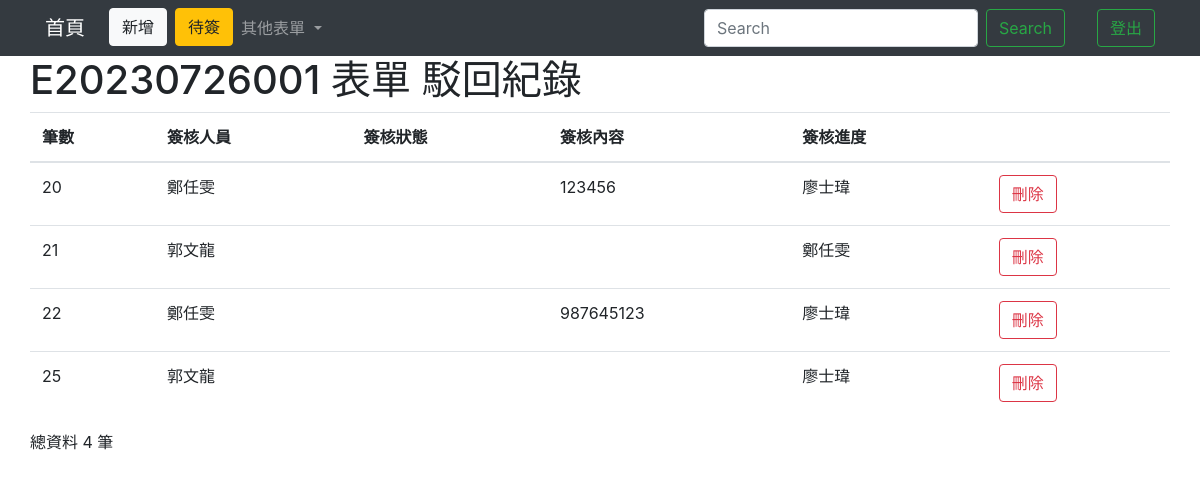
The app's page /returnedIndex/384/ with its own data.
### testapp/models.py (models this page shows)
class Home(models.Model):
    TYPE = (("簽呈","簽呈"),("會議記錄","會議記錄"),("內部連絡單","內部連絡單"),
            ("工程發包議價記錄單","工程發包議價記錄單"),("設計變更通知單","設計變更通知單"))
    DEP = (("總經理室","總經理室"),("稽核室","稽核室"),("文管中心","文管中心"),
            ("管理部","管理部"),("業務設計部","業務設計部"),("廠務部","廠務部"))
    PRO = (("草稿","草稿"),("流程中","流程中"),("廢單","廢單"),("結案","結案"))
    REC = (("None","無"),("郭文龍","郭文龍"),("侯國興","侯國興"),("郭文河","郭文河"),("高晟琅","高晟琅"),("黃睿堂","黃睿堂"),("鄭任雯","鄭任雯"),("高麗華","高麗華"),("侯宗仁","侯宗仁"),("黃美禎","黃美禎"),("江水木","江水木"),("吳建進","吳建進"),("王韋盛","王韋盛"),("陳佳欣","陳佳欣"),("蔡孟亭","蔡孟亭"),("馮文明","馮文明"),("陳恆瑞","陳恆瑞"),("郭文欽","郭文欽"),("陳春能","陳春能"),("黃春北","黃春北"))
    cNumber = models.CharField(max_length=50, default='', null=False)
    cAuther = models.CharField(max_length=20, null=False)#姓名
    cDepartment = models.CharField(max_length=50,null=False, choices=DEP)#單位
    cType = models.CharField(max_length=10,default=" ",null=False, choices=TYPE)
    cProgress = models.CharField(max_length=20,null=False,default='',choices=PRO)
    cDate = models.DateField(null=False)#日期
    cEndDate = models.DateField(blank=True, null=True)
    cLock = models.CharField(max_length=5,null=False,default='否')
    cReceive  = models.CharField(max_length=20,blank=True,null=True,choices=REC)
    cFile = models.FileField(blank=True, null=True)

class Returned(models.Model):
    cName = models.CharField(max_length=20, blank=True)# 誰駁回的(姓名)
    cHow = models.CharField(max_length=20, blank=True)# 同意/駁回
    cIllustrate = models.TextField(blank=True)
    cTransfer = models.CharField(max_length=20, blank=True)# 被駁回的(姓名)
    returnTo = models.ForeignKey(Home, on_delete=models.CASCADE, default="" ,related_name='details')

### testapp/views.py (the view)
# urls.py: path('returnedIndex/<int:id>/',returnedIndex),
def returnedIndex(request,id=None):
    home = Home.objects.get(id = id)
    if request.user.is_authenticated:
        username=request.user.username
        authenticate=request.user.is_staff
        firstname = request.user.first_name
    if 'q' in request.GET:
        q = request.GET['q']
        multiple_q = Q(Q(cName__icontains=q) | Q(cIllustrate__icontains=q) | Q(cTransfer__icontains=q))
        returned = Returned.objects.filter(multiple_q)
    else:
        returned = Returned.objects.filter(returnTo=home).order_by("id")
    allunitreturnCount = len(returned)
    return render(request, "returnedIndex.html",locals())

### templates/returnedIndex.html (shortened to what this page needs)
<!DOCTYPE html>
<html lang="en">
<head>
  <link rel="stylesheet" href="https://cdn.jsdelivr.net/npm/bootstrap@4.6.2/dist/css/bootstrap.min.css">
  {% load static %}
</head>
<body>
  <nav class="navbar navbar-expand-lg navbar-dark bg-dark">
    <div class="container">
      <a class="navbar-brand" href="/homeIndex/">首頁</a>
      <div class="collapse navbar-collapse" id="navbarSupportedContent">
        <ul class="navbar-nav mr-auto">
          <ul class="navbar-nav ml-2">
            <li class="nav-item">
                <button class="btn btn-light my-2 my-sm-0" id="{{home.id}}" onclick="New(event)">新增</button>
            </li>
          </ul>
          <ul class="navbar-nav ml-2">
            <li class="nav-item">
              <button class="btn btn-warning my-2 my-sm-0" id="{{firstname}}" onclick="perosonIndex(event)">待簽</button>
            </li>
          </ul>
          <li class="nav-item dropdown">
            <a class="nav-link dropdown-toggle" href="#" role="button" data-toggle="dropdown" aria-expanded="false">
              其他表單
            </a>
          </li>
        </ul>
        <form class="form-inline my-2 my-lg-0">
          <input class="form-control mr-sm-2" name='q' type="search" placeholder="Search" aria-label="Search">
          <button class="btn btn-outline-success my-2 my-sm-0" type="submit">Search</button>
        </form>
        <ul class="navbar-nav ml-2">
          <li class="nav-item active">
            <a class="nav-link disabled" style="color: green;">{{firstname}} <span class="sr-only">(current)</span></a>
          </li>
        </ul>
        <ul class="navbar-nav ml-2">
          <li class="nav-item">
            <button class="btn btn-outline-success my-2 my-sm-0" onclick="Logout(event)">登出</button>
          </li>
        </ul>
      </div>
    </div>
  </nav>
  <div class="container">
    <div class="row">
      <h1>{{home.cNumber}} 表單 駁回紀錄</h1>
    </div>
  </div>
  <form action="." method="POST">
    <div class="container">
      <div class="row">
        <table class="table">
          <thead>
            <th scope="col">筆數</th>
            <th scope="col">簽核人員</th>
            <th scope="col">簽核狀態</th>
            <th scope="col">簽核內容</th>
            <th scope="col">簽核進度</th>
            <th></th>
          </thead>
          <tbody>
            {% for unit in returned %}
            <tr>
              <td>{{unit.id}}</td>
              <td>{{unit.cName}}</td>
              <td>{{unit.cHow}}</td>
              <td>{{unit.cIllustrate}}</td>
              <td>{{unit.cTransfer}}</td>
              <td>
                <button type="button" class="btn btn-outline-danger" id="{{home.id}}/{{unit.id}}" onclick="Delete(event)">刪除</button>
              </td>
            </tr>
            {% endfor %}
          </tbody>
        </table>
      </div>
    </div>
  </form>
  <div class="container">
    <div class="row">
      <p>總資料 {{allunitreturnCount}} 筆</p>
    </div>
  </div>
</body>
</html>

### records on screen
Home: cNumber "E20230726001"
Returned: id "20", cName "鄭任雯", cIllustrate "123456", cTransfer "廖士瑋"
Returned: id "21", cName "郭文龍", cTransfer "鄭任雯"
Returned: id "22", cName "鄭任雯", cIllustrate "987645123", cTransfer "廖士瑋"
Returned: id "25", cName "郭文龍", cTransfer "廖士瑋"

### other values on screen
{{ allunitreturnCount }} "4"
